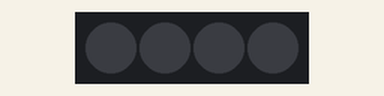
This sketch was run on a simulated Arduino Uno, built with avr-gcc and run on an emulated ATmega328P. Parts: 4 RGB LEDs in strip order, left to right. Dim RGB values are drawn brighter than linear.

Above: at 2.5 s.
At 10.0 s:
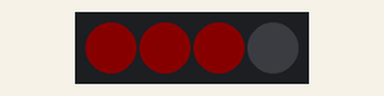
Timing chart, 0 to 19.5 s (numbered marks = the images above):
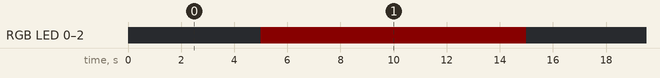

The sketch:

BPM_Display_Test.ino
```cpp
// BPM Display Test RED (& Blue)
\
#define USE_ARDUINO_INTERRUPTS true  // Must include this to read and process PulseSensor data automatically
#include <PulseSensorPlayground.h>; // Include the PulseSensor Library
#include <Adafruit_NeoPixel.h>; // Include the NeoPixel Library

const int LED_Pin = 6;
const int LED_Count = 4;

Adafruit_NeoPixel strip (LED_Count, LED_Pin, NEO_GRB + NEO_KHZ800);


void setup() {
  Serial.begin(115200);

  strip.begin();
  strip.show();
  strip.setBrightness(50);
}


void loop() {
// Sets all of the LEDs to white to begin and to signify that heart rate is being detected
  strip.setPixelColor(0, 0, 0, 0, 50);
  strip.setPixelColor(1, 0, 0, 0, 50);
  strip.setPixelColor(2, 0, 0, 0, 50);
  strip.setPixelColor(3, 0, 0, 0, 50);
  strip.show();

  delay (5000); // wait 5 Seconds

// EMMA -- Change the second one in this strip to 0, & the fourth one to 50 for the BLUE Test
// (LED, Red, Green, Blue, White)
// Like this: strip.setPixelColor(0, 0, 0, 50, 0)


  strip.setPixelColor(0, 50, 0, 0, 0);
  strip.setPixelColor(1, 50, 0, 0, 0);
  strip.setPixelColor(2, 50, 0, 0, 0);
  strip.setPixelColor(3, 0, 0, 0, 0);
  strip.show();

  delay (10000); // Display Heart Rate for 10 Seconds


}
```

Measured:
- by itself, RGB LED 0–2: alternates RGB(9, 0, 0) for 10.0 s and off for 5.0 s
